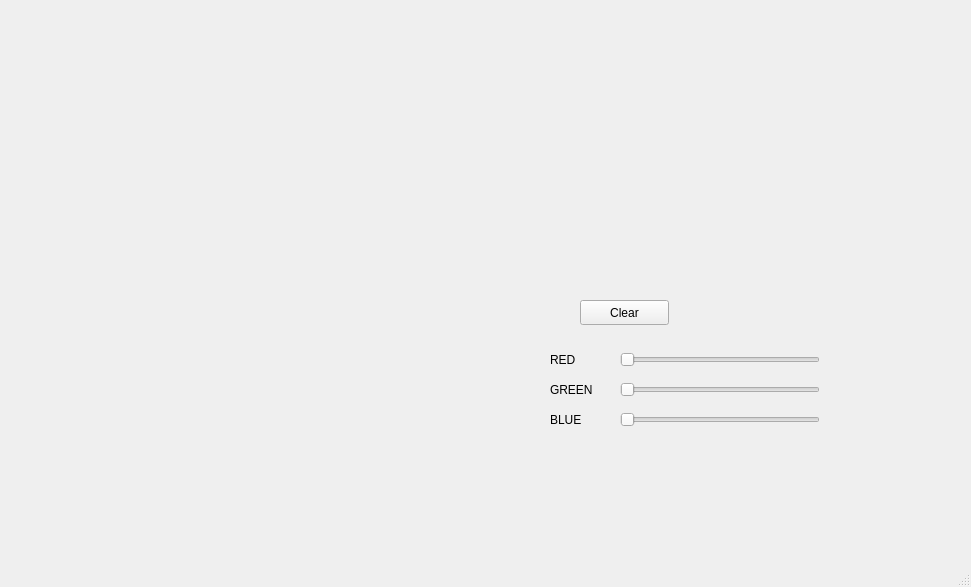
<?xml version="1.0" encoding="UTF-8"?>
<ui version="4.0">
 <class>MainWindow</class>
 <widget class="QMainWindow" name="MainWindow">
  <property name="geometry">
   <rect>
    <x>0</x>
    <y>0</y>
    <width>971</width>
    <height>587</height>
   </rect>
  </property>
  <property name="windowTitle">
   <string>MainWindow</string>
  </property>
  <widget class="QWidget" name="centralWidget">
   <widget class="QLabel" name="window">
    <property name="geometry">
     <rect>
      <x>20</x>
      <y>20</y>
      <width>500</width>
      <height>500</height>
     </rect>
    </property>
    <property name="text">
     <string/>
    </property>
    <property name="alignment">
     <set>Qt::AlignLeading|Qt::AlignLeft|Qt::AlignTop</set>
    </property>
   </widget>
   <widget class="QLabel" name="palette">
    <property name="geometry">
     <rect>
      <x>600</x>
      <y>20</y>
      <width>256</width>
      <height>256</height>
     </rect>
    </property>
    <property name="text">
     <string/>
    </property>
   </widget>
   <widget class="QPushButton" name="clear">
    <property name="geometry">
     <rect>
      <x>580</x>
      <y>300</y>
      <width>89</width>
      <height>25</height>
     </rect>
    </property>
    <property name="text">
     <string>Clear</string>
    </property>
   </widget>
   <widget class="QLabel" name="palette_2">
    <property name="geometry">
     <rect>
      <x>860</x>
      <y>20</y>
      <width>30</width>
      <height>256</height>
     </rect>
    </property>
    <property name="text">
     <string/>
    </property>
   </widget>
   <widget class="QSlider" name="red">
    <property name="geometry">
     <rect>
      <x>620</x>
      <y>350</y>
      <width>200</width>
      <height>20</height>
     </rect>
    </property>
    <property name="maximum">
     <number>255</number>
    </property>
    <property name="orientation">
     <enum>Qt::Horizontal</enum>
    </property>
   </widget>
   <widget class="QSlider" name="green">
    <property name="geometry">
     <rect>
      <x>620</x>
      <y>380</y>
      <width>200</width>
      <height>20</height>
     </rect>
    </property>
    <property name="maximum">
     <number>255</number>
    </property>
    <property name="orientation">
     <enum>Qt::Horizontal</enum>
    </property>
   </widget>
   <widget class="QSlider" name="blue">
    <property name="geometry">
     <rect>
      <x>620</x>
      <y>410</y>
      <width>200</width>
      <height>20</height>
     </rect>
    </property>
    <property name="maximum">
     <number>255</number>
    </property>
    <property name="orientation">
     <enum>Qt::Horizontal</enum>
    </property>
   </widget>
   <widget class="QLabel" name="colour">
    <property name="geometry">
     <rect>
      <x>870</x>
      <y>360</y>
      <width>50</width>
      <height>50</height>
     </rect>
    </property>
    <property name="text">
     <string/>
    </property>
   </widget>
   <widget class="QLabel" name="red_label">
    <property name="geometry">
     <rect>
      <x>830</x>
      <y>350</y>
      <width>20</width>
      <height>20</height>
     </rect>
    </property>
    <property name="text">
     <string/>
    </property>
   </widget>
   <widget class="QLabel" name="green_label">
    <property name="geometry">
     <rect>
      <x>830</x>
      <y>380</y>
      <width>20</width>
      <height>20</height>
     </rect>
    </property>
    <property name="text">
     <string/>
    </property>
   </widget>
   <widget class="QLabel" name="blue_label">
    <property name="geometry">
     <rect>
      <x>830</x>
      <y>410</y>
      <width>20</width>
      <height>20</height>
     </rect>
    </property>
    <property name="text">
     <string/>
    </property>
   </widget>
   <widget class="QLabel" name="label">
    <property name="geometry">
     <rect>
      <x>550</x>
      <y>350</y>
      <width>41</width>
      <height>20</height>
     </rect>
    </property>
    <property name="text">
     <string>RED</string>
    </property>
   </widget>
   <widget class="QLabel" name="label_2">
    <property name="geometry">
     <rect>
      <x>550</x>
      <y>380</y>
      <width>61</width>
      <height>20</height>
     </rect>
    </property>
    <property name="text">
     <string>GREEN</string>
    </property>
   </widget>
   <widget class="QLabel" name="label_3">
    <property name="geometry">
     <rect>
      <x>550</x>
      <y>410</y>
      <width>41</width>
      <height>20</height>
     </rect>
    </property>
    <property name="text">
     <string>BLUE</string>
    </property>
   </widget>
  </widget>
  <widget class="QMenuBar" name="menuBar">
   <property name="geometry">
    <rect>
     <x>0</x>
     <y>0</y>
     <width>971</width>
     <height>22</height>
    </rect>
   </property>
   <property name="defaultUp">
    <bool>false</bool>
   </property>
   <property name="nativeMenuBar">
    <bool>true</bool>
   </property>
  </widget>
  <widget class="QStatusBar" name="statusBar"/>
 </widget>
 <layoutdefault spacing="6" margin="11"/>
 <resources/>
 <connections/>
</ui>
